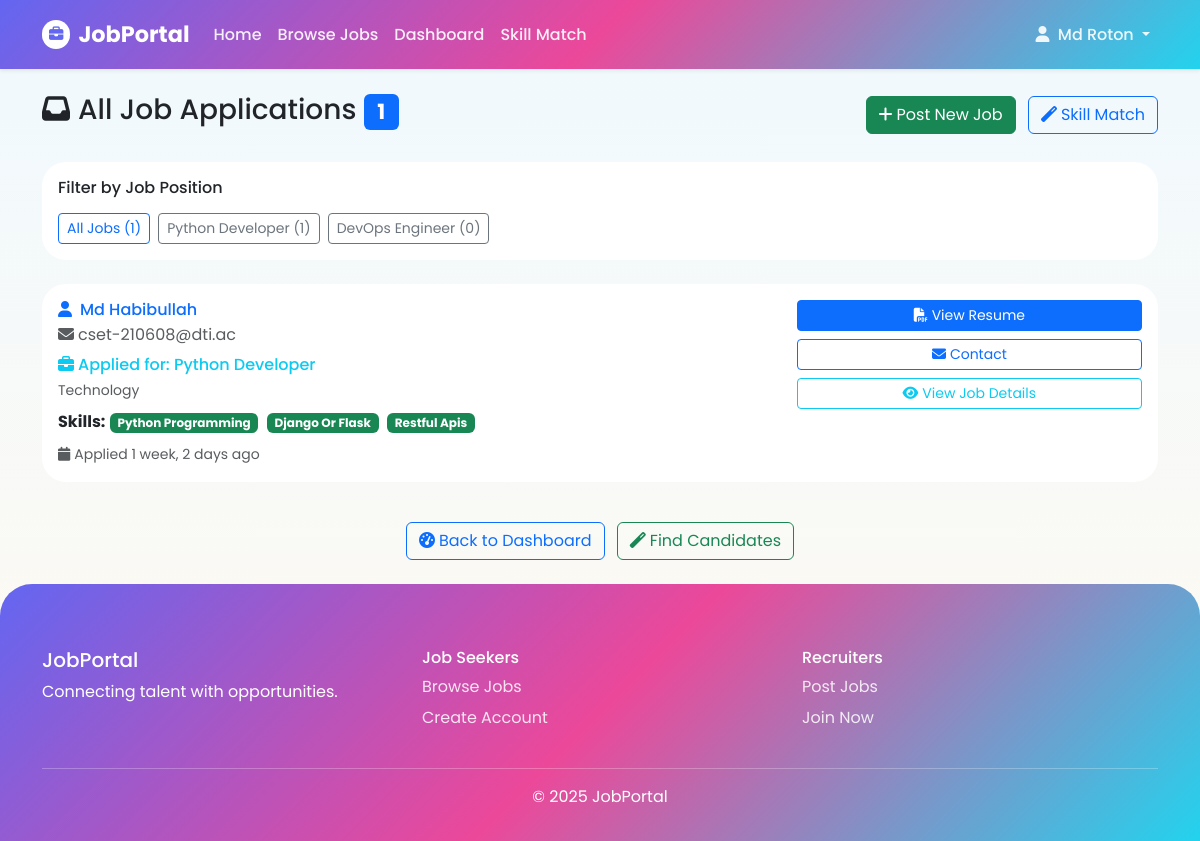
The page /job-applications/s (signed in) on the database its author committed.
### my_App/models.py (models this page shows, shortened)
class UserProfile(models.Model):
    USER_TYPES = [
        ('recruiter', 'Recruiter'),
        ('jobseeker', 'Job Seeker'),
    ]
    user = models.OneToOneField(User, on_delete=models.CASCADE)
    display_name = models.CharField(max_length=100)
    user_type = models.CharField(max_length=20, choices=USER_TYPES)
    company_name = models.CharField(max_length=200, blank=True, null=True)
    company_description = models.TextField(blank=True, null=True)
    company_website = models.URLField(blank=True, null=True)
    skills = models.TextField(blank=True, null=True, help_text="Enter skills separated by commas")
    resume = models.FileField(
        upload_to='resumes/',
        blank=True,
        null=True,
        validators=[FileExtensionValidator(allowed_extensions=['pdf', 'doc', 'docx'])]
    )
    profile_image = models.ImageField(
        upload_to='profile_images/',
        default='profile_images/default.png',
        blank=True,
        null=True
    )
    created_at = models.DateTimeField(auto_now_add=True)
    updated_at = models.DateTimeField(auto_now=True)
    def get_skills_list(self):
        if self.skills:
            return [skill.strip().lower() for skill in self.skills.split(',')]
        return []

class Job(models.Model):
    CATEGORY_CHOICES = [
        ('technology', 'Technology'),
        ('finance', 'Finance'),
        ('healthcare', 'Healthcare'),
        ('education', 'Education'),
        ('marketing', 'Marketing'),
        ('sales', 'Sales'),
        ('other', 'Other'),
    ]
    recruiter = models.ForeignKey(
        UserProfile,
        on_delete=models.CASCADE,
        limit_choices_to={'user_type': 'recruiter'}
    )
    title = models.CharField(max_length=200)
    number_of_openings = models.PositiveIntegerField()
    category = models.CharField(max_length=50, choices=CATEGORY_CHOICES)
    description = models.TextField()
    required_skills = models.TextField(help_text="Enter required skills separated by commas")
    created_at = models.DateTimeField(auto_now_add=True)
    updated_at = models.DateTimeField(auto_now=True)
    def get_required_skills_list(self):
        if self.required_skills:
            return [skill.strip().lower() for skill in self.required_skills.split(',')]
        return []

class JobApplication(models.Model):
    job = models.ForeignKey(Job, on_delete=models.CASCADE)
    applicant = models.ForeignKey(
        UserProfile,
        on_delete=models.CASCADE,
        limit_choices_to={'user_type': 'jobseeker'}
    )
    applied_at = models.DateTimeField(auto_now_add=True)
    class Meta:
        unique_together = ['job', 'applicant']

### my_App/views.py (the view)
# urls.py: path('job-applications/s', views.job_applications, name='all_applications'),
@login_required
def job_applications(request, job_id=None):
    try:
        profile = request.user.userprofile
        if profile.user_type != 'recruiter':
            messages.error(request, 'Only recruiters can view job applications.')
            return redirect('dashboard')
    except UserProfile.DoesNotExist:
        messages.error(request, 'Please complete your profile first.')
        return redirect('profile')
    if job_id:
        job = get_object_or_404(Job, id=job_id, recruiter=profile)
        applications = JobApplication.objects.filter(job=job).order_by('-applied_at')
        return render(request, 'jobportal/job_applications.html', {
            'job': job,
            'applications': applications,
            'profile': profile
        })
    else:
        recruiter_jobs = Job.objects.filter(recruiter=profile)
        applications = JobApplication.objects.filter(job__in=recruiter_jobs).order_by('-applied_at')
        return render(request, 'jobportal/all_applications.html', {
            'applications': applications,
            'profile': profile,
            'recruiter_jobs': recruiter_jobs
        })

### my_App/templates/jobportal/all_applications.html (shortened to what this page needs)
{% extends 'base.html' %}
{% block content %}
<div class="row">
    <div class="col-12">
        <div class="d-flex justify-content-between align-items-center mb-4">
            <h3>
                <i class="fas fa-inbox me-2"></i>All Job Applications
                <span class="badge bg-primary">{{ applications.count }}</span>
            </h3>
            <div>
                <a href="{% url 'post_job' %}" class="btn btn-success me-2">
                    <i class="fas fa-plus me-1"></i>Post New Job
                </a>
                <a href="{% url 'skill_match' %}" class="btn btn-outline-primary">
                    <i class="fas fa-magic me-1"></i>Skill Match
                </a>
            </div>
        </div>
    </div>
</div>
{% if recruiter_jobs.count > 1 %}
    <div class="row mb-4">
        <div class="col-12">
            <div class="card">
                <div class="card-body">
                    <h6 class="mb-3">Filter by Job Position</h6>
                    <div class="d-flex flex-wrap gap-2">
                        <a href="{% url 'all_applications' %}" class="btn btn-outline-primary btn-sm">
                            All Jobs ({{ applications.count }})
                        </a>
                        {% for job in recruiter_jobs %}
                            <a href="{% url 'job_applications' job.id %}" class="btn btn-outline-secondary btn-sm">
                                {{ job.title }} ({{ job.jobapplication_set.count }})
                            </a>
                        {% endfor %}
                    </div>
                </div>
            </div>
        </div>
    </div>
{% endif %}
<div class="row">
    <div class="col-12">
        {% if applications %}
            {% for application in applications %}
                <div class="card mb-3">
                    <div class="card-body">
                        <div class="row">
                            <div class="col-md-8">
                                <div class="d-flex justify-content-between align-items-start mb-2">
                                    <div>
                                        <h6 class="text-primary mb-1">
                                            <i class="fas fa-user me-2"></i>{{ application.applicant.display_name }}
                                        </h6>
                                        <p class="text-muted mb-0">
                                            <i class="fas fa-envelope me-1"></i>{{ application.applicant.user.email }}
                                        </p>
                                    </div>
                                </div>
                                <div class="mb-2">
                                    <h6 class="text-info mb-1">
                                        <i class="fas fa-briefcase me-1"></i>Applied for: {{ application.job.title }}
                                    </h6>
                                    <small class="text-muted">{{ application.job.get_category_display }}</small>
                                </div>
                                {% if application.applicant.skills %}
                                    <div class="mb-2">
                                        <strong>Skills:</strong>
                                        {% for skill in application.applicant.get_skills_list %}
                                            {% if skill in application.job.get_required_skills_list %}
                                                <span class="badge bg-success me-1">{{ skill|title }}</span>
                                            {% else %}
                                                <span class="badge bg-secondary me-1">{{ skill|title }}</span>
                                            {% endif %}
                                        {% endfor %}
                                    </div>
                                {% endif %}
                                <small class="text-muted">
                                    <i class="fas fa-calendar me-1"></i>Applied {{ application.applied_at|timesince }} ago
                                </small>
                            </div>
                            <div class="col-md-4 text-md-end">
                                <div class="d-grid gap-2">
                                    {% if application.applicant.resume %}
                                        <a href="{{ application.applicant.resume.url }}" target="_blank" class="btn btn-primary btn-sm">
                                            <i class="fas fa-file-pdf me-1"></i>View Resume
                                        </a>
                                    {% else %}
                                        <button class="btn btn-outline-secondary btn-sm" disabled>
                                            <i class="fas fa-file-pdf me-1"></i>No Resume
                                        </button>
                                    {% endif %}
                                    <a href="mailto:{{ application.applicant.user.email }}?subject=Re: {{ application.job.title }} Application" class="btn btn-outline-primary btn-sm">
                                        <i class="fas fa-envelope me-1"></i>Contact
                                    </a>
                                    <a href="{% url 'job_applications' application.job.id %}" class="btn btn-outline-info btn-sm">
                                        <i class="fas fa-eye me-1"></i>View Job Details
                                    </a>
                                </div>
                            </div>
                        </div>
                    </div>
                </div>
            {% endfor %}
        {% endif %}
    </div>
</div>
<div class="text-center mt-4">
    <a href="{% url 'dashboard' %}" class="btn btn-outline-primary me-2">
        <i class="fas fa-tachometer-alt me-1"></i>Back to Dashboard
    </a>
    <a href="{% url 'skill_match' %}" class="btn btn-outline-success">
        <i class="fas fa-magic me-1"></i>Find Candidates
    </a>
</div>
{% endblock %}

### my_App/templates/base.html (shortened to what this page needs)
<!DOCTYPE html>
<html lang="en">
<head>
    <link href="https://cdn.jsdelivr.net/npm/bootstrap@5.3.3/dist/css/bootstrap.min.css" rel="stylesheet">
    <link href="https://cdnjs.cloudflare.com/ajax/libs/font-awesome/6.5.0/css/all.min.css" rel="stylesheet">
    <link href="https://cdn.jsdelivr.net/npm/aos@2.3.4/dist/aos.css" rel="stylesheet">
</head>
<body>
<nav class="navbar navbar-expand-lg shadow-sm">
    <div class="container">
        <a class="navbar-brand d-flex align-items-center gap-2" href="{% url 'home' %}">
            <i class="fas fa-briefcase"></i> JobPortal
        </a>
        <div class="collapse navbar-collapse" id="navbarNav">
            <ul class="navbar-nav me-auto align-items-lg-center">
                <li class="nav-item"><a class="nav-link" href="{% url 'home' %}">Home</a></li>
                <li class="nav-item"><a class="nav-link" href="{% url 'job_list' %}">Browse Jobs</a></li>
                {% if user.is_authenticated %}
                    <li class="nav-item"><a class="nav-link" href="{% url 'dashboard' %}">Dashboard</a></li>
                    <li class="nav-item"><a class="nav-link" href="{% url 'skill_match' %}">Skill Match</a></li>
                {% endif %}
            </ul>
            <ul class="navbar-nav align-items-lg-center">
                {% if user.is_authenticated %}
                    <li class="nav-item dropdown">
                        <a class="nav-link dropdown-toggle" data-bs-toggle="dropdown" href="#">
                            <i class="fas fa-user me-1"></i>
                            {{ user.userprofile.display_name|default:user.username }}
                        </a>
                    </li>
                {% else %}
                    <li class="nav-item"><a class="nav-link" href="{% url 'login' %}">Login</a></li>
                    <li class="nav-item ms-lg-2">
                        <a class="nav-btn" href="{% url 'register' %}">Register</a>
                    </li>
                {% endif %}
            </ul>
        </div>
    </div>
</nav>
<main class="container my-4">
    {% block content %}{% endblock %}
</main>
<footer>
    <div class="container">
        <div class="row text-center text-md-start">
            <div class="col-md-4 mb-3">
                <h5>JobPortal</h5>
                <p>Connecting talent with opportunities.</p>
            </div>
            <div class="col-md-4 mb-3">
                <h6>Job Seekers</h6>
                <a class="footer-link" href="{% url 'job_list' %}">Browse Jobs</a>
                <a class="footer-link" href="{% url 'register' %}">Create Account</a>
            </div>
            <div class="col-md-4 mb-3">
                <h6>Recruiters</h6>
                <a class="footer-link" href="{% url 'post_job' %}">Post Jobs</a>
                <a class="footer-link" href="{% url 'register' %}">Join Now</a>
            </div>
        </div>
        <hr>
        <p class="text-center mb-0">&copy; 2025 JobPortal</p>
    </div>
</footer>
</body>
</html>

### my_App/templates/base.html (style rules this page uses)
body { font-family: 'Poppins', sans-serif; background: linear-gradient(180deg, #f0f9ff 0%, #fffaf0 100%); overflow-x: hidden; }
.navbar { background: linear-gradient(135deg, #6366f1, #ec4899, #22d3ee); padding: .8rem 0; z-index: 1000; }
.navbar-brand { color: #fff !important; font-weight: 700; font-size: 1.4rem; }
.navbar-brand i { background: #fff; color: #6366f1; padding: 7px; border-radius: 50%; font-size: .9rem; }
.nav-link { color: rgba(255,255,255,.9) !important; font-weight: 500; padding: .45rem .9rem; border-radius: 50px; transition: .3s ease; }
.card { border-radius: 1.5rem; border: none; transition: all .3s ease; }
footer { background: linear-gradient(135deg, #6366f1, #ec4899, #22d3ee); color: #fff; padding: 4rem 0 2rem; border-top-left-radius: 2rem; border-top-right-radius: 2rem; }
.footer-link { color: rgba(255,255,255,.85); text-decoration: none; display: block; margin-bottom: .4rem; }

### rows shown on the page
Job: title "Python Developer", jobapplication_set.count "1"
Job: title "DevOps Engineer", jobapplication_set.count "0"
JobApplication: applicant.display_name "Md Habibullah", applicant.user.email "cset-210608@dti.ac", job "Python Developer", job.category "Technology", get_skills_list "Python Programming" "Django Or Flask" "Restful Apis", applied_at "1 week, 2 days"

### other values the page prints
{{ user.userprofile.display_name|default:user.username }} "Md Roton"
{{ applications.count }} "1"
